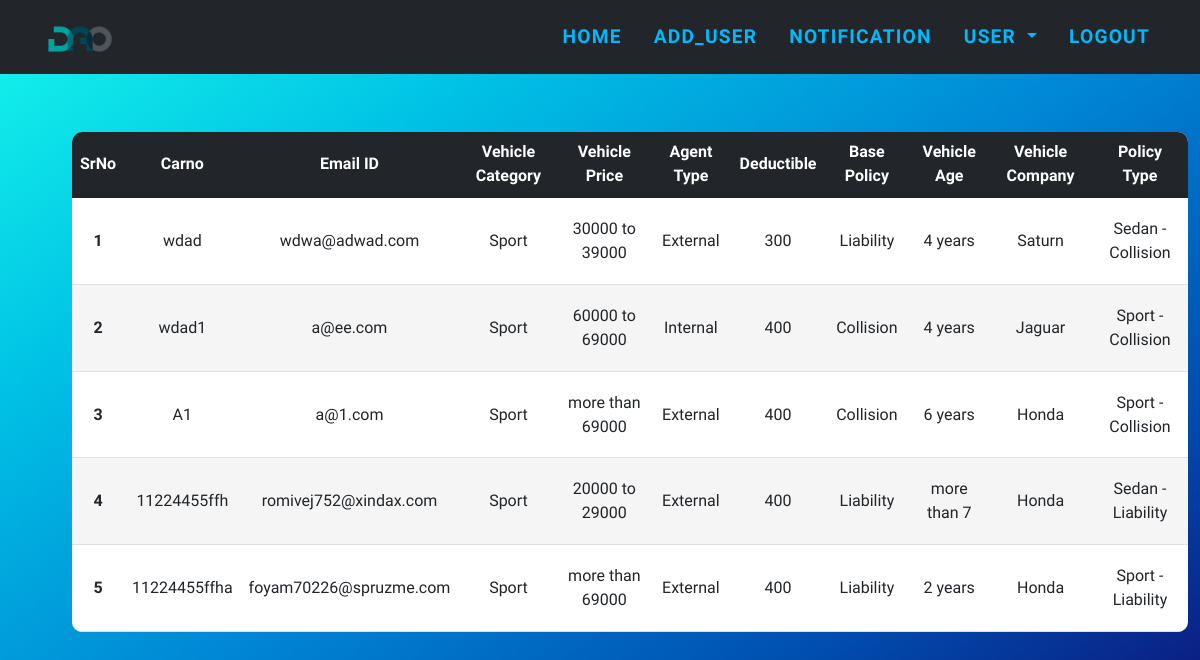
The app's page /adpolicy, older data.
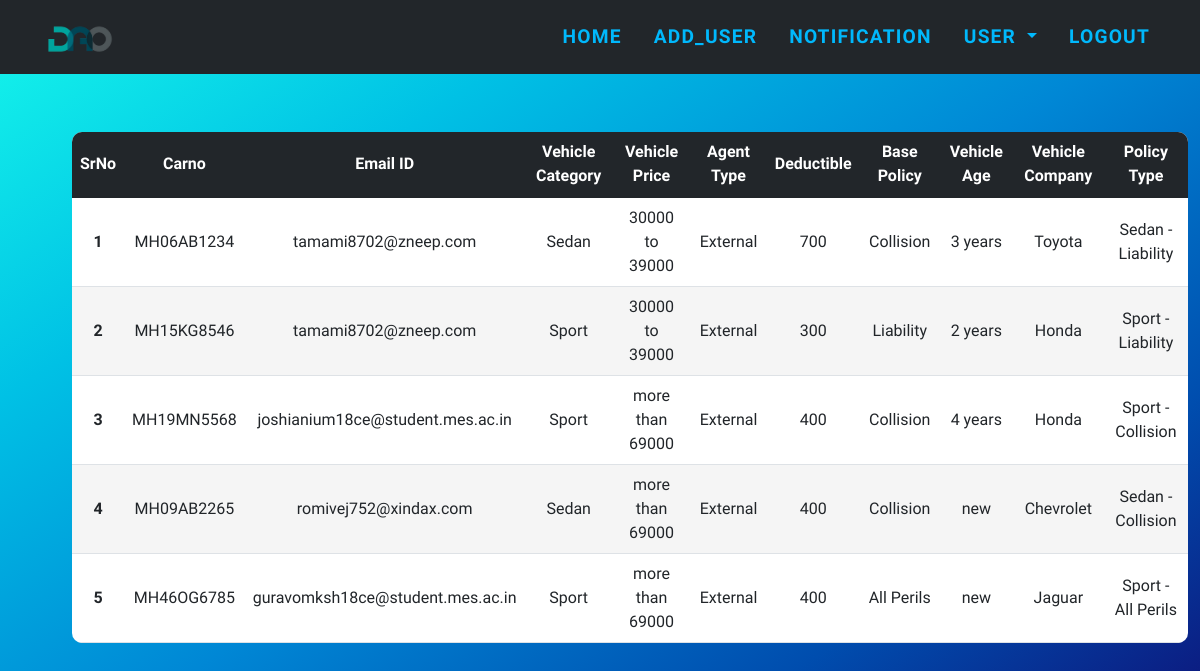
The same page, newer data.
### app.py (models this page shows)
class Policy(db.Model):
    no = db.Column(db.Integer, primary_key=True,autoincrement=True)
    carno=db.Column(db.String(12), nullable=False)
    email = db.Column(db.String(120), nullable=False)
    vcat=db.Column(db.String(20), nullable=False)
    vprice=db.Column(db.String(20), nullable=False)
    agtype=db.Column(db.String(20), nullable=False)
    deduct=db.Column(db.Integer, nullable=False)
    bpolicy=db.Column(db.String(20), nullable=False)
    vage=db.Column(db.String(20), nullable=False)
    make=db.Column(db.String(20), nullable=False)
    ptype=db.Column(db.String(20), nullable=False)

### app.py (the view)
@app.route("/adpolicy")
def admin_policy():
    q=Policy.query.all()
    return render_template("adpolicy.html",data=q)

### templates/adpolicy.html (shortened to what this page needs)
{% extends 'basead.html' %}
{% block body %}
{% if data|length == 0 %}
<h1 class="alert alert-primary">no policy to display</h1>
{% else %}
<div class="container" style="overflow-x: auto;  margin-left: 5%; margin-top:5%;">
  <div style="overflow-x: auto; ">
    <table class="table  table-hover" style="height: 500px;">
      <thead>
        <tr style="background-color: #22262a; color: white;">
          <th scope="col">SrNo</th>
          <th scope="col">Carno</th>
          <th scope="col">Email ID</th>
          <th scope="col">Vehicle Category</th>
          <th scope="col">Vehicle Price</th>
          <th scope="col">Agent Type</th>
          <th scope="col">Deductible</th>
          <th scope="col">Base Policy</th>
          <th scope="col">Vehicle Age</th>
          <th scope="col">Vehicle Company</th>
          <th scope="col">Policy Type</th>
        </tr>
      </thead>
      <tbody>
        {% for alldata in data %}
        <tr>
          <th scope="row">{{loop.index}}</th>
          <td>{{alldata.carno}}</td>
          <td>{{alldata.email}}</td>
          <td>{{alldata.vcat}}</td>
          <td>{{alldata.vprice}}</td>
          <td>{{alldata.agtype}}</td>
          <td>{{alldata.deduct}}</td>
          <td>{{alldata.bpolicy}}</td>
          <td>{{alldata.vage}}</td>
          <td>{{alldata.make}}</td>
          <td>{{alldata.ptype}}</td>
        </tr>
        {% endfor %}
      </tbody>
    </table>
  </div>
</div>
{% endif %}
{% endblock %}

### templates/basead.html (shortened to what this page needs)
<!DOCTYPE html>
<html lang="en">
<head>
    <link rel="stylesheet" href="{{url_for('static',filename='card.css')}}">
    <link href="https://cdn.jsdelivr.net/npm/bootstrap@5.1.3/dist/css/bootstrap.min.css" rel="stylesheet"
>
    <link href="{{url_for('static',filename='newhome.css')}}" rel="stylesheet" />
</head>
<body>
    <div class="container">
        <nav class="navbar navbar-expand-lg navbar-dark fixed-top" id="mainNav" style="    background-color: #22262a;
        padding-top: 14px;
        padding-bottom: 14px;">
            <div class="container">
                <a class="navbar-brand" href="#page-top"><img src="{{url_for('static',filename='Logo.png')}}" alt="..." /></a>
                <div class="collapse navbar-collapse" id="navbarResponsive">
                    <ul class="navbar-nav text-uppercase ms-auto py-4 py-lg-0">
                        <li class="nav-item">
                            <a class="nav-link" aria-current="page" href="/adsuc">Home</a>
                        </li>
                        <li class="nav-item">
                            <a class="nav-link" href="/adduser">Add_User</a>
                        </li>
                        <li class="nav-item">
                            <a class="nav-link" href="/notcontact">Notification</a>
                        </li>
                        <li class="nav-item dropdown">
                            <a class="nav-link dropdown-toggle" href="#" id="navbarDropdownMenuLink" role="button"
                                data-bs-toggle="dropdown" aria-expanded="false">
                                User
                            </a>
                        </li>
                        <li class="nav-item">
                            <a class="nav-link" href="/logout/ADMIN" class="btn btn-success" style="text-decoration: none;">Logout</a>
                        </li>
                    </ul>
                </div>
            </div>
        </nav>
    </div>
    <br><br><br>
    {% block body %}
    {% endblock body %}
</body>
</html>

### static/card.css (style rules this page uses)
* { font-family: 'Baloo Bhai 2', cursive; }
.nav-link { font-size: 25px; }

### templates/adpolicy.html (style rules this page uses)
body { background-image: linear-gradient(to right bottom, #16f8eb, #00c1e5, #0087d5, #004dae, #11076e); height: 100vh; }
table { background-color: lightgrey; border-collapse: collapse; background: #fff; border-radius: 10px; border-top-left-radius: 10px; border-top-right-radius: 10px; border-bottom-right-radius: 10px; border-bottom-left-radius: 10px; overflow: hidden; width: 100%; margin: auto; position: relative; }
td, th { text-align: center; vertical-align: middle; }
tr:nth-child(even) { background-color: #f5f5f5; }

Row changes from the older to the newer data that the page shows:
changed Policy: carno "wdad" → "MH06AB1234"; email "wdwa@adwad.com" → "tamami8702@zneep.com"; vcat "Sport" → "Sedan"; deduct "300" → "700"; bpolicy "Liability" → "Collision"; vage "4 years" → "3 years"; make "Saturn" → "Toyota"; ptype "Sedan - Collision" → "Sedan - Liability"
changed Policy: carno "wdad1" → "MH15KG8546"; email "a@ee.com" → "tamami8702@zneep.com"; vprice "60000 to 69000" → "30000 to 39000"; agtype "Internal" → "External"; deduct "400" → "300"; bpolicy "Collision" → "Liability"; vage "4 years" → "2 years"; make "Jaguar" → "Honda"; ptype "Sport - Collision" → "Sport - Liability"
changed Policy "Sport - Collision": carno "A1" → "MH19MN5568"; email "a@1.com" → "joshianium18ce@student.mes.ac.in"; vage "6 years" → "4 years"
changed Policy "romivej752@xindax.com": carno "11224455ffh" → "MH09AB2265"; vcat "Sport" → "Sedan"; vprice "20000 to 29000" → "more than 69000"; bpolicy "Liability" → "Collision"; vage "more than 7" → "new"; make "Honda" → "Chevrolet"; ptype "Sedan - Liability" → "Sedan - Collision"
changed Policy: carno "11224455ffha" → "MH46OG6785"; email "foyam70226@spruzme.com" → "guravomksh18ce@student.mes.ac.in"; bpolicy "Liability" → "All Perils"; vage "2 years" → "new"; make "Honda" → "Jaguar"; ptype "Sport - Liability" → "Sport - All Perils"
